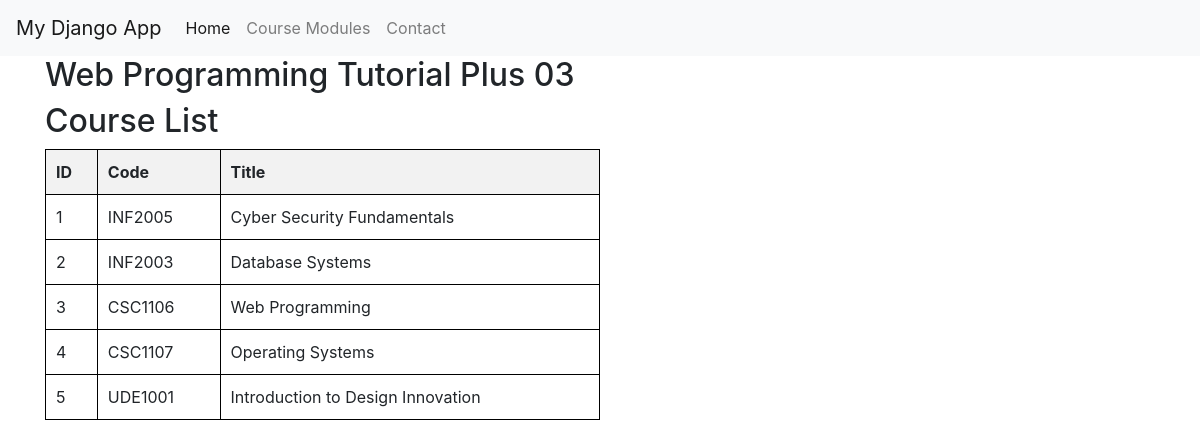
The app's page /modules/ with its own data.
### myapp/models.py (models this page shows)
class CourseModuleItem(models.Model):
    code = models.CharField(max_length=200)
    title = models.CharField(max_length=200)

### myapp/views.py (the view)
# urls.py: path("modules/", views.modules, name="modules")
def modules(request):
    items = CourseModuleItem.objects.all()
    return render(request, "modules.html", {"modules": items})

### myapp/templates/modules.html (shortened to what this page needs)
{% extends "base.html" %}
{% block content %}
<html>
  <head>
  </head>
  <body>
    <h2>Web Programming Tutorial Plus 03</h2>
    <h2>Course List</h2>
    <table>
      <tr>
        <th>ID</th>
        <th>Code</th>
        <th>Title</th>
      </tr>
      {% for module in modules %}
      <tr>
        <td>{{ forloop.counter }}</td>
        <td>{{ module.code }}</td>
        <td>{{ module.title }}</td>
      </tr>
      {% endfor %}
    </table>
  </body>
</html>
{% endblock %}

### myapp/templates/base.html (shortened to what this page needs)
<!DOCTYPE html>
<html lang="en">
  <head>
    <link
      rel="stylesheet"
      href="https://stackpath.bootstrapcdn.com/bootstrap/4.3.1/css/bootstrap.min.css"
      rel="stylesheet"
    />
  </head>
  <body>
    <nav class="navbar navbar-expand-lg navbar-light bg-light">
      <a class="navbar-brand" href="#">My Django App</a>
      <div class="collapse navbar-collapse" id="navbarNav">
        <ul class="navbar-nav">
          <li class="nav-item active">
            <a class="nav-link" href="home">Home</a>
          </li>
          <li class="nav-item">
            <a class="nav-link" href="modules">Course Modules</a>
          </li>
          <li class="nav-item">
            <a class="nav-link" href="#">Contact</a>
          </li>
        </ul>
      </div>
    </nav>
    <div class="container">{% block content %} {% endblock %}</div>
  </body>
</html>

### myapp/templates/modules.html (style rules this page uses)
table { width: 50%; border-collapse: collapse; }
table, th, td { border: 1px solid black; }
th, td { padding: 10px; text-align: left; }
th { background-color: #f2f2f2; }

### records on screen
CourseModuleItem: code "INF2005", title "Cyber Security Fundamentals"
CourseModuleItem: code "INF2003", title "Database Systems"
CourseModuleItem: code "CSC1106", title "Web Programming"
CourseModuleItem: code "CSC1107", title "Operating Systems"
CourseModuleItem: code "UDE1001", title "Introduction to Design Innovation"
